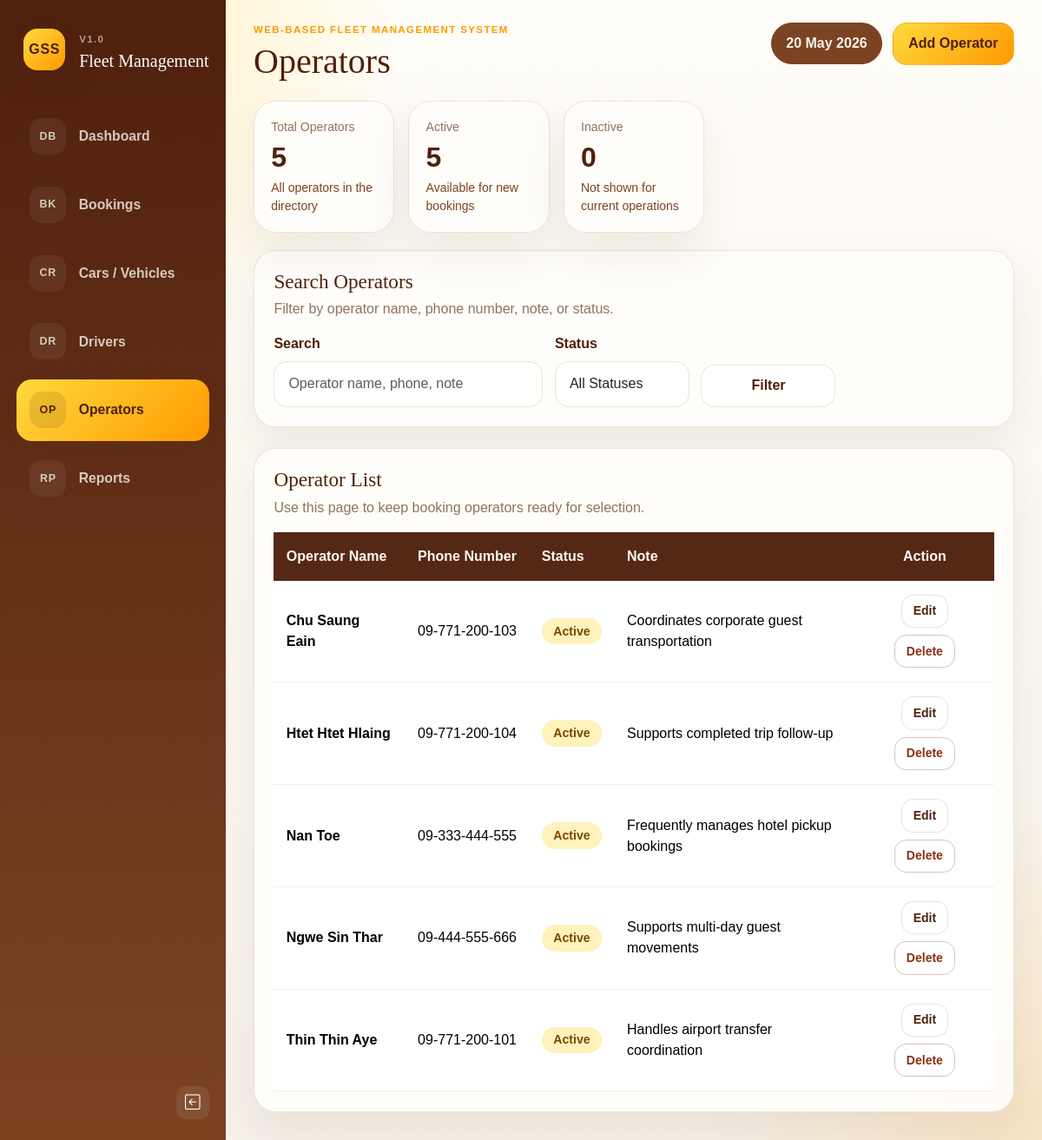
/operators.php, run on the app's committed database.
### tables this page shows
CREATE TABLE operators (

    id INT UNSIGNED AUTO_INCREMENT PRIMARY KEY,

    full_name VARCHAR(150) NOT NULL UNIQUE,

    phone_number VARCHAR(30) NULL,

    operator_status ENUM(
        'Active',
        'Inactive'
    ) NOT NULL DEFAULT 'Active',

    note TEXT NULL,

    created_at TIMESTAMP DEFAULT CURRENT_TIMESTAMP,

    updated_at TIMESTAMP DEFAULT CURRENT_TIMESTAMP
    ON UPDATE CURRENT_TIMESTAMP

);

### includes/helpers.php (called while the page is built, shortened)
<?php
function e(?string $value): string
{
    return htmlspecialchars((string) $value, ENT_QUOTES, 'UTF-8');
}
function operator_status_class(string $status): string
{
    return match (strtolower($status)) {
        'active' => 'resource-available',
        default => 'resource-inactive',
    };
}

### operators.php (the view, shortened to what this page needs)
<?php
require_once __DIR__ . '/includes/bootstrap.php';
$pageActions = '<a class="btn btn-accent" href="operator-create.php">Add Operator</a>';
$filters = [
    'search' => trim((string) ($_GET['search'] ?? '')),
    'status' => trim((string) ($_GET['status'] ?? '')),
];
$operators = [];
$stats = [
    'total' => 0,
    'active' => 0,
    'inactive' => 0,
];
if ($db instanceof mysqli) {
    $sql = 'SELECT id, full_name, phone_number, operator_status, note FROM operators';
    $sql .= ' ORDER BY full_name ASC';
    $statement = $db->prepare($sql);
    if ($statement instanceof mysqli_stmt) {
        $statement->execute();
        $result = $statement->get_result();
        while ($row = $result->fetch_assoc()) {
            $operators[] = $row;
        }
    }
    $statsResult = $db->query(
        "SELECT
            COUNT(*) AS total,
            SUM(operator_status = 'Active') AS active,
            SUM(operator_status = 'Inactive') AS inactive
         FROM operators"
    );
    if ($statsResult instanceof mysqli_result) {
        $stats = array_merge($stats, $statsResult->fetch_assoc() ?: []);
    }
}
require __DIR__ . '/includes/header.php';
?>
<section class="overview-grid">
    <div class="card-shell overview-card">
        <span>Total Operators</span>
        <strong><?= e((string) ($stats['total'] ?? 0)) ?></strong>
        <small>All operators in the directory</small>
    </div>
    <div class="card-shell overview-card">
        <span>Active</span>
        <strong><?= e((string) ($stats['active'] ?? 0)) ?></strong>
        <small>Available for new bookings</small>
    </div>
    <div class="card-shell overview-card">
        <span>Inactive</span>
        <strong><?= e((string) ($stats['inactive'] ?? 0)) ?></strong>
        <small>Not shown for current operations</small>
    </div>
</section>
<section class="card-shell section-card mb-4">
    <div class="section-title">
        <div>
            <h2>Search Operators</h2>
            <p>Filter by operator name, phone number, note, or status.</p>
        </div>
    </div>
    <form method="get" class="filter-grid">
        <div>
            <label for="search" class="form-label">Search</label>
            <input type="text" class="form-control" id="search" name="search" value="<?= e($filters['search']) ?>" placeholder="Operator name, phone, note">
        </div>
        <div>
            <label for="status" class="form-label">Status</label>
            <select class="form-select" id="status" name="status">
                <option value="">All Statuses</option>
            </select>
        </div>
        <div class="d-grid align-self-end">
            <button type="submit" class="btn btn-shell">Filter</button>
        </div>
    </form>
</section>
<section class="card-shell section-card">
    <div class="section-title">
        <div>
            <h2>Operator List</h2>
            <p>Use this page to keep booking operators ready for selection.</p>
        </div>
    </div>
    <div class="table-responsive">
        <table class="table data-table">
            <thead>
                <tr>
                    <th>Operator Name</th>
                    <th>Phone Number</th>
                    <th>Status</th>
                    <th>Note</th>
                    <th class="text-center">Action</th>
                </tr>
            </thead>
            <tbody>
                <?php if ($operators === []): ?>
                    <tr>
                        <td colspan="5" class="text-center py-5 text-muted-soft">No operators found.</td>
                    </tr>
                <?php else: ?>
                    <?php foreach ($operators as $operator): ?>
                        <tr>
                            <td class="fw-semibold"><?= e($operator['full_name']) ?></td>
                            <td><?= e($operator['phone_number'] ?: '-') ?></td>
                            <td><span class="resource-pill <?= e(operator_status_class($operator['operator_status'])) ?>"><?= e($operator['operator_status']) ?></span></td>
                            <td class="note-cell"><?= e($operator['note'] ?: '-') ?></td>
                            <td class="text-center">
                                <div class="d-flex justify-content-center gap-2 flex-wrap">
                                    <a class="btn btn-sm btn-shell" href="operator-edit.php?id=<?= e((string) $operator['id']) ?>">Edit</a>
                                    <form method="post" action="operator-delete.php?id=<?= e((string) $operator['id']) ?>" onsubmit="return confirm('Delete this operator?');">
                                        <button type="submit" class="btn btn-sm btn-outline-danger">Delete</button>
                                    </form>
                                </div>
                            </td>
                        </tr>
                    <?php endforeach; ?>
                <?php endif; ?>
            </tbody>
        </table>
    </div>
</section>
<?php require __DIR__ . '/includes/footer.php'; ?>

### assets/css/style.css (style rules this page uses)
:root { --cream: #f6f1e9; --gold: #ffd93d; --amber: #ff9a00; --cocoa: #4f200d; --cocoa-soft: #7b4322; --paper: #fffaf3; --paper-strong: #fffdf9; --ink: #3d2418; --muted: #8f735f; --line: rgba(79, 32, 13, 0.12); --shadow: 0 22px 50px rgba(79, 32, 13, 0.08); }
*, *::before, *::after { box-sizing: border-box; }
body { margin: 0; min-height: 100vh; background: radial-gradient(circle at top left, rgba(255, 217, 61, 0.36), transparent 26%), radial-gradient(circle at bottom right, rgba(255, 154, 0, 0.16), transparent 22%), linear-gradient(180deg, #fffdf8 0%, var(--cream) 100%); color: var(--ink); font-family: "Trebuchet MS", "Gill Sans", sans-serif; }
h1, h2, h3, h4, h5, h6 { font-family: Georgia, "Palatino Linotype", serif; color: var(--cocoa); }
a { color: inherit; text-decoration: none; }
.card-shell { background: rgba(255, 253, 249, 0.96); border: 1px solid var(--line); border-radius: 1.6rem; box-shadow: var(--shadow); }
.overview-grid { display: grid; grid-template-columns: repeat(5, minmax(0, 1fr)); gap: 1rem; margin-bottom: 1.2rem; }
.overview-card { padding: 1.2rem; }
.overview-card span { display: block; color: var(--muted); font-size: 0.88rem; margin-bottom: 0.5rem; }
.overview-card strong { display: block; font-size: 2rem; color: var(--cocoa); line-height: 1; }
.overview-card small { display: block; margin-top: 0.55rem; color: var(--cocoa-soft); }
.section-card { padding: 1.4rem; }
.section-title { display: flex; justify-content: space-between; align-items: center; flex-wrap: wrap; gap: 0.8rem; margin-bottom: 1rem; }
.section-title h2 { margin: 0; font-size: 1.45rem; }
.section-title p { margin: 0.35rem 0 0; color: var(--muted); }
.filter-grid { display: grid; grid-template-columns: 2fr 1fr 1fr 1fr auto; gap: 0.85rem; }
.data-table { margin: 0; }
.data-table thead th { background: rgba(79, 32, 13, 0.96); color: #fff8ef; font-weight: 700; white-space: nowrap; border-bottom: 0; padding: 1rem 0.9rem; }
.data-table tbody td { padding: 1rem 0.9rem; vertical-align: middle; border-color: rgba(79, 32, 13, 0.08); }
.table-pill, .status-pill, .resource-pill { display: inline-flex; align-items: center; justify-content: center; padding: 0.3rem 0.85rem; border-radius: 999px; font-size: 0.88rem; font-weight: 700; }
.resource-available { background: rgba(255, 217, 61, 0.35); color: #7b4700; }
.remark-cell, .note-cell { max-width: 280px; color: var(--muted); white-space: normal; }
.btn { border-radius: 1rem; font-weight: 700; padding: 0.72rem 1.1rem; }
.btn-accent { background: linear-gradient(135deg, var(--gold), var(--amber)); border: 1px solid rgba(79, 32, 13, 0.08); color: var(--cocoa); }
.btn-shell { background: rgba(255, 255, 255, 0.8); border: 1px solid var(--line); color: var(--cocoa); }
.btn-outline-danger { border-color: rgba(123, 45, 19, 0.28); color: #8a2f10; }
.btn-sm { padding: 0.48rem 0.8rem; border-radius: 0.85rem; }
.form-label { font-weight: 700; color: var(--cocoa); }
.form-control, .form-select, .form-control:focus, .form-select:focus { border-radius: 1rem; }
.form-control, .form-select { border-color: rgba(79, 32, 13, 0.12); background: rgba(255, 255, 255, 0.85); padding: 0.82rem 1rem; }

### assets/css/sidebar.css (style rules this page uses)
html, body { overflow-x: hidden; }

### data on the page
operators: full_name "Chu Saung Eain", phone_number "09-771-200-103", operator_status "Active", note "Coordinates corporate guest transportation"
operators: full_name "Htet Htet Hlaing", phone_number "09-771-200-104", operator_status "Active", note "Supports completed trip follow-up"
operators: full_name "Nan Toe", phone_number "09-333-444-555", operator_status "Active", note "Frequently manages hotel pickup bookings"
operators: full_name "Ngwe Sin Thar", phone_number "09-444-555-666", operator_status "Active", note "Supports multi-day guest movements"
operators: full_name "Thin Thin Aye", phone_number "09-771-200-101", operator_status "Active", note "Handles airport transfer coordination"

### other printed values
$item['icon'] "DB"
$item['label'] "Dashboard"
$item['icon'] "BK"
$item['label'] "Bookings"
$item['icon'] "CR"
$item['label'] "Cars / Vehicles"
$item['icon'] "DR"
$item['label'] "Drivers"
$item['icon'] "OP"
$item['label'] "Operators"
$item['icon'] "RP"
$item['label'] "Reports"
$pageTitle "Operators"
$stats['total'] "5"
$stats['active'] "5"
